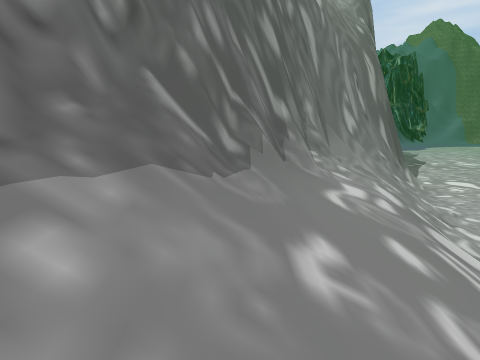
view 1 (above)

18 first-person views from a walk through a 3-D level made in the Unity game engine. The camera is 1.5 m above the floor, tilts 10° down and sees 85° across. The floor is counted in squares, 1 m on a side. Each view is taken from the middle of a square. On the plan, view 1 faces up. The plan holds only what a view shows up to about 14 squares ahead; the rest is blank. The place goes on beyond the plan. The player character is not drawn. Some animated figures are left out. Some surface patterns are stand-ins.

view 2
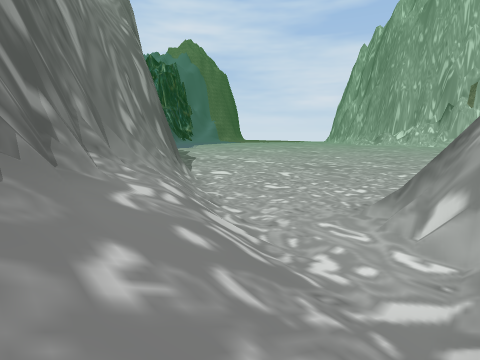

view 3
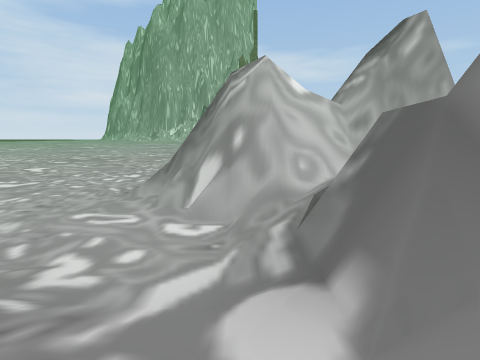

view 4
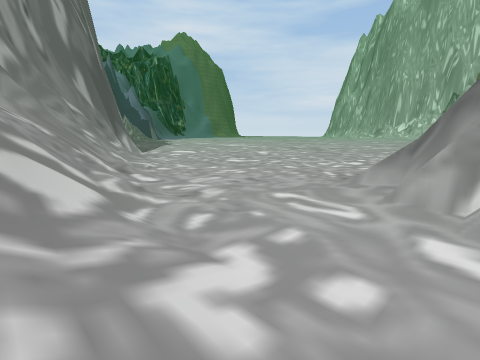

view 5
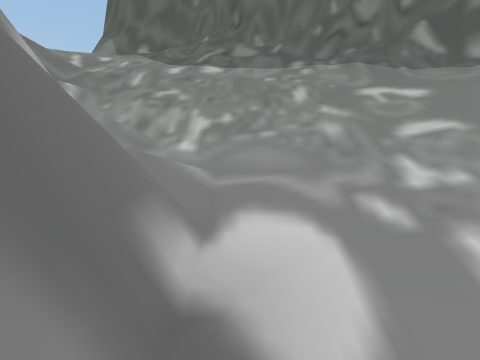

view 6
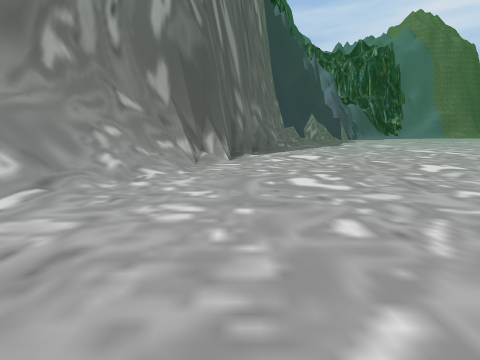

view 7
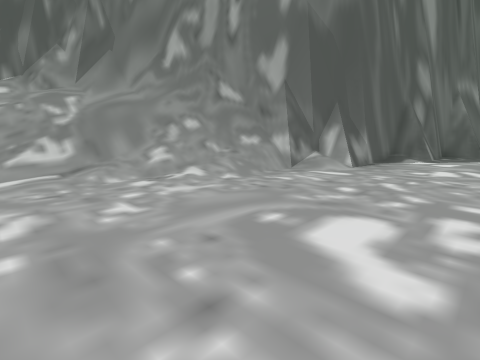

view 8
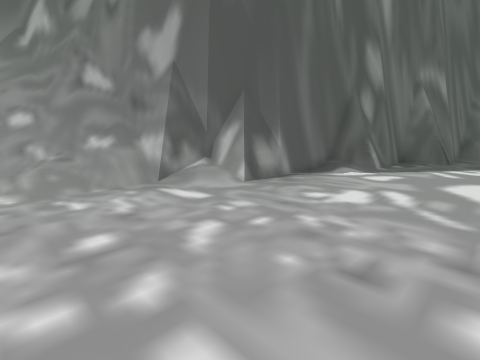

view 9
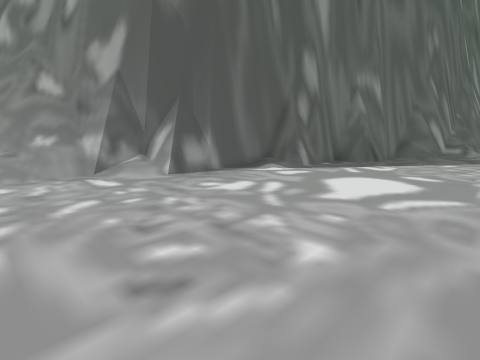

view 10
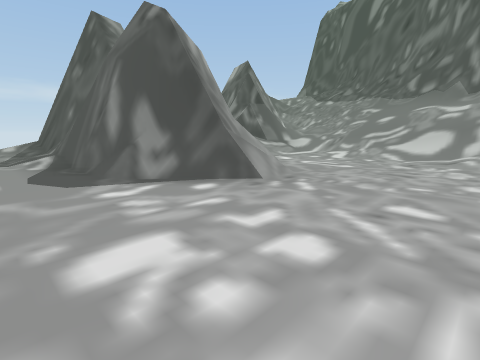

view 11
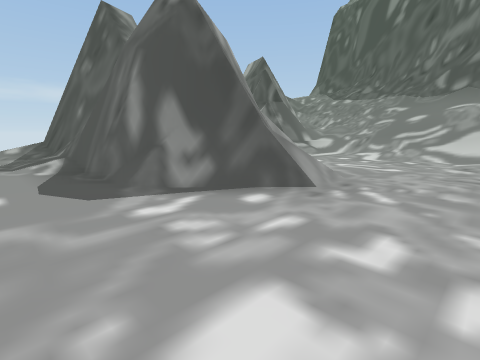

view 12
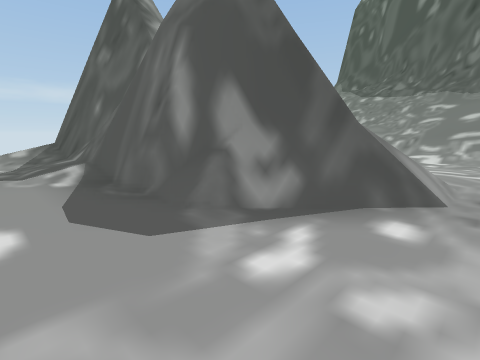

view 13
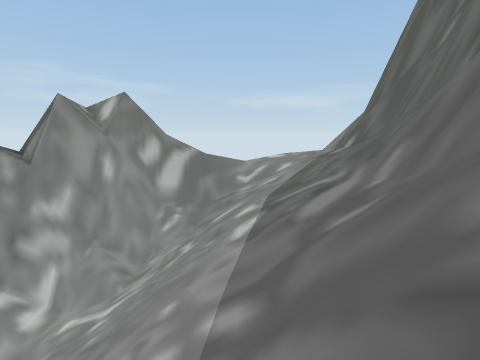

view 14
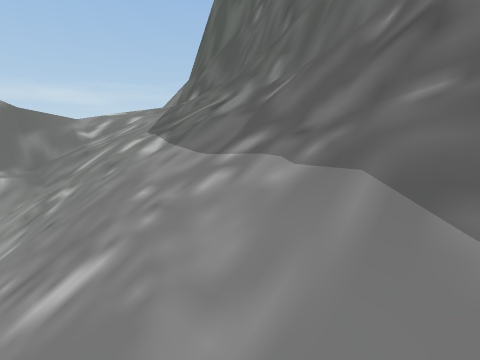

view 15
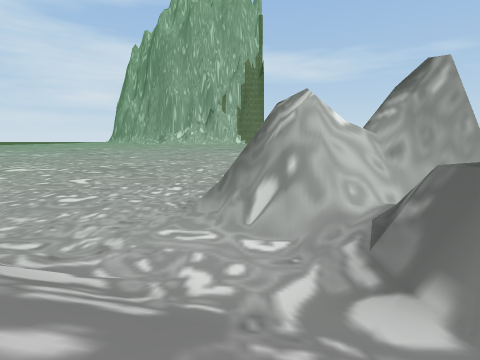

view 16
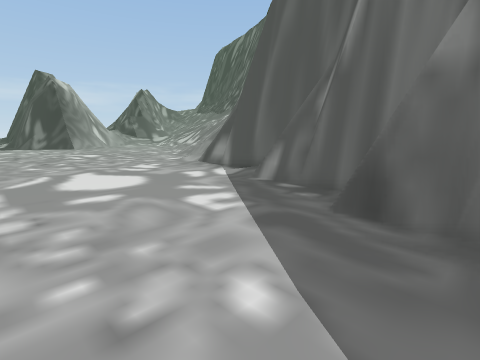

view 17
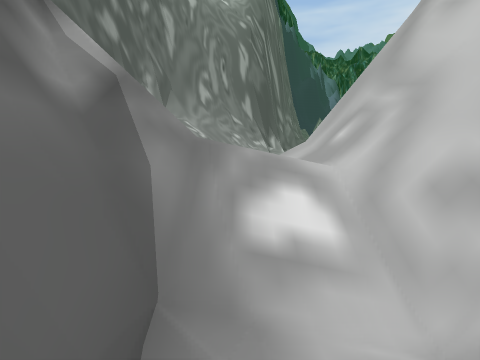

view 18
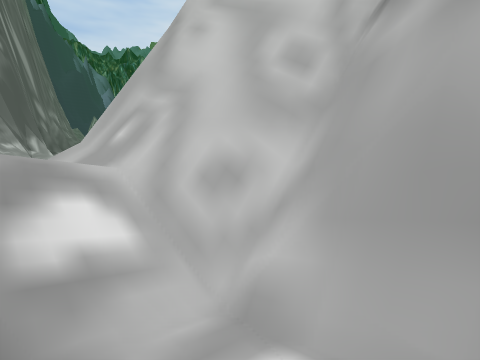

### Floor plan
Key: @ floor where view 1 was taken; # wall or solid block; . main floor; : floor 0.25 m higher than the main floor; + floor 1 m higher than the main floor; * floor 4 m higher than the main floor; % floor 6.25 m higher than the main floor; / step, stairs or slope; = window, fence, low wall or low ledge.
Columns run from 5 left of view 1 to 26 right of it. Each row starts with its distance up from view 1.
 36                           #:....
 35                          ##....
 34                         ###.....
 33                         #.......
 32                         #.......
 31                        ##.......
 30                       ###.......
 29                       #::.......
 28                       #::.......
 27                       #.........
 26                      ##.........
 25                     ###.........
 24                    ##==.........
 23                   ###//.........
 22                 ####=::.........
 21               ####=/=...........
 20              ##==#=//...........
 19             ###//////...........
 18             #==////::...........
 17           ###//////::...........
 16          ##=#//////:............
 15         ###////////:............
 14        ##==//////::.............
 13       ###////////::............
 12       #==////////::........... .
 11       #//////////::............
 10     ###////////::...............
  9     #=#////////::...............
  8    ##//////////::...............
  7   ###//////////::...............
  6   #==//////////:.....:://.......
  5   #/=//////////......:://=......
  4  ##//////////::......==###=.....
  3 ###//////////::.....:######=....
  2 #=///////////::....==##  ##//...
  1 #=///////////::...:###    ##/...
  0 #=///@///////////==##      ##...
 -1 ==/////////+//////##       ##...
 -2 ///////////=####///##      ##...
 -3 ///////////=####=//##      ##/..
 -4 /////////####  #=//=#      #=::.
 -5 /////////##    ##//##     #==::
 -6 //////=###      #//##     #=/::
 -7 /////*/##        //#      ###::
 -8 ////=###                   ##//
 -9 %////##                     #//

Where each view was taken, in squares from view 1:
view 1: 0 up, 0 right, facing up
view 2: 0 up, 0 right, facing up-right
view 3: 0 up, 3 right, facing right
view 4: 2 up, 7 right, facing up-right
view 5: 1 down, 9 right, facing left
view 6: 6 up, 18 right, facing up
view 7: 12 up, 22 right, facing up-left
view 8: 18 up, 23 right, facing up-left
view 9: 19 up, 26 right, facing up-left
view 10: 12 up, 26 right, facing down-left
view 11: 10 up, 26 right, facing down-left
view 12: 7 up, 26 right, facing down-left
view 13: 4 up, 2 left, facing down
view 14: 4 up, 1 right, facing down-left
view 15: 3 up, 1 right, facing right
view 16: 36 up, 26 right, facing down-left
view 17: 7 down, 12 right, facing up
view 18: 7 down, 12 right, facing up-right
